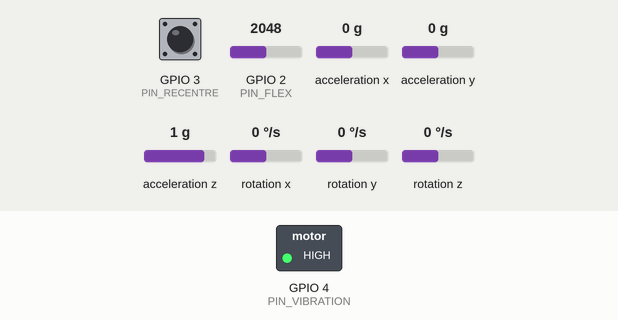
Recording of a sketch running on a simulated Seeed XIAO ESP32-C3. Shown: switched loads named in the sketch (green lamp = pin HIGH). Wiring (inferred from the names in the program): MPU-6050 motion sensor at I2C address 0x68. The inputs (shaded band) are chosen by the test bench; at power-on: GPIO 2 (PIN_FLEX) = 2048, rotation z 0 °/s, GPIO 3 (PIN_RECENTRE) HIGH, acceleration x 0 g, acceleration y 0 g, acceleration z 1 g, rotation x 0 °/s, rotation y 0 °/s. USB keyboard and mouse output is not drawn; what the sketch prints to the serial monitor is not drawn.

Above: at 2.08 s.
At 4.7 s:
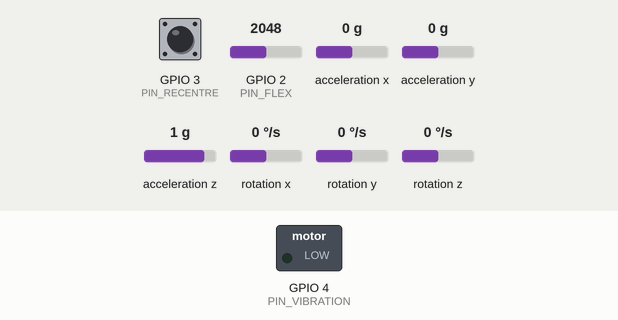
4.8 s: GPIO 2 (PIN_FLEX) set to 1073
6.3 s: GPIO 2 (PIN_FLEX) set to 932
8.2 s: rotation z set to -2 °/s
Timing chart, 0 to 10.7 s (numbered marks = the images above; inputs shaded):
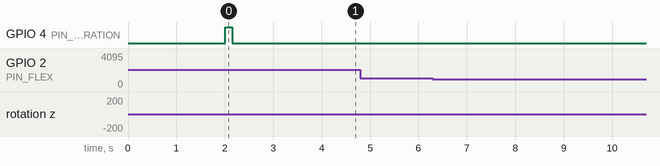

The sketch:

wrist_firmware.ino
```cpp
// Wrist web shooter firmware
//
// Board:   Seeed XIAO ESP32-C3
// Sensors: MPU-6050 (hand direction) and a flex sensor (finger bent = hold the web)
// Link:    Bluetooth Low Energy gamepad. Windows pairs it like any controller and the
//          game reads it with no extra program.
//
// What the game receives (this must match Game/Packages/com.sshs.manhattan-swing/Runtime/Game/WristDevice.cs):
//     X axis    yaw    -180..+180 degrees, sent as -32767..+32767
//     Y axis    pitch   -90..+90  degrees, sent as -32767..+32767
//     button 1  HOLD      down while the finger is bent
//     button 2  RECENTRE  down while the recentre button is pressed
//
// The game decides what "screen centre" is and how far the hand must turn to reach the
// screen edge, so this file only has to report angles. Tune feel in the game, not here.
//
// STATUS: written as a starting point. NOT compiled and NOT run on a device yet.
//
// Libraries (Arduino IDE > Library Manager):
//     ESP32-BLE-Gamepad 0.8.0 by lemmingDev (it installs NimBLE-Arduino as well)

#include <Arduino.h>
#include <Wire.h>
#include <BleGamepad.h>

// ---------------------------------------------------------------------------
// Settings: change these first
// ---------------------------------------------------------------------------

// Each device needs its own name so each laptop pairs with the right one.
const char *DEVICE_NAME = "SWING-1";

// Pins (XIAO ESP32-C3 labels). The MPU-6050 uses the board's I2C pins: SDA = D4, SCL = D5.
const int PIN_FLEX = A0;        // flex sensor voltage divider (see ../../wiring.md)
const int PIN_RECENTRE = D1;    // push button to ground; uses the internal pull-up
const int PIN_VIBRATION = D2;   // vibration motor through a transistor; -1 if not fitted

// Flex sensor: open the Serial Monitor, bend and straighten the finger, and read the
// "flex" number. Put HOLD_ABOVE a little below the bent value and RELEASE_BELOW a little
// above the straight value. Two different numbers stop the web flickering on and off.
const int FLEX_HOLD_ABOVE = 2400;
const int FLEX_RELEASE_BELOW = 2100;
// Set to true if the reading goes DOWN when the finger bends.
const bool FLEX_BENT_IS_LOWER = false;

// How the sensor sits on the hand. Assumed: flat on the back of the hand, chip's X arrow
// pointing towards the fingers, chip facing up. If the reticle moves the wrong way, flip
// InvertYaw / InvertPitch in the game instead of editing the maths here.

const unsigned long REPORT_EVERY_MS = 10;       // 100 reports a second
const unsigned long CALIBRATION_MS = 2000;      // keep the hand still this long at power-on
const float PITCH_TRUST_IN_GYRO = 0.98f;        // 0..1; lower follows the accelerometer faster
const bool PRINT_DEBUG = true;                  // angles and flex value on the Serial Monitor

// ---------------------------------------------------------------------------
// MPU-6050 (read directly over I2C, no library)
// ---------------------------------------------------------------------------

const uint8_t MPU_ADDRESS = 0x68;
const float GYRO_COUNTS_PER_DEGREE_PER_SECOND = 65.5f;   // at the +-500 deg/s range set below

struct Motion {
  float accelX, accelY, accelZ;   // in g
  float gyroX, gyroY, gyroZ;      // in degrees per second
};

float gyroOffsetX = 0, gyroOffsetY = 0, gyroOffsetZ = 0;

void writeMpuRegister(uint8_t reg, uint8_t value) {
  Wire.beginTransmission(MPU_ADDRESS);
  Wire.write(reg);
  Wire.write(value);
  Wire.endTransmission();
}

bool readMotion(Motion &m) {
  Wire.beginTransmission(MPU_ADDRESS);
  Wire.write(0x3B);                         // first data register (ACCEL_XOUT_H)
  if (Wire.endTransmission(false) != 0) return false;
  if (Wire.requestFrom((int)MPU_ADDRESS, 14) != 14) return false;

  int16_t raw[7];                           // accel x y z, temperature, gyro x y z
  for (int i = 0; i < 7; i++) {
    uint8_t high = Wire.read();
    uint8_t low = Wire.read();
    raw[i] = (int16_t)((high << 8) | low);
  }
  m.accelX = raw[0] / 16384.0f;
  m.accelY = raw[1] / 16384.0f;
  m.accelZ = raw[2] / 16384.0f;
  m.gyroX = raw[4] / GYRO_COUNTS_PER_DEGREE_PER_SECOND - gyroOffsetX;
  m.gyroY = raw[5] / GYRO_COUNTS_PER_DEGREE_PER_SECOND - gyroOffsetY;
  m.gyroZ = raw[6] / GYRO_COUNTS_PER_DEGREE_PER_SECOND - gyroOffsetZ;
  return true;
}

void setupMpu() {
  writeMpuRegister(0x6B, 0x00);   // wake up
  writeMpuRegister(0x1B, 0x08);   // gyro range +-500 degrees per second
  writeMpuRegister(0x1C, 0x00);   // accelerometer range +-2 g
  writeMpuRegister(0x1A, 0x03);   // built-in low-pass filter, about 44 Hz
}

// A resting gyro does not read exactly zero. Average it while the hand is still and
// subtract that from every later reading; otherwise yaw drifts quickly.
void calibrateGyro() {
  float sumX = 0, sumY = 0, sumZ = 0;
  int count = 0;
  unsigned long start = millis();
  while (millis() - start < CALIBRATION_MS) {
    Motion m;
    if (readMotion(m)) {
      sumX += m.gyroX; sumY += m.gyroY; sumZ += m.gyroZ;
      count++;
    }
    delay(5);
  }
  if (count > 0) {
    gyroOffsetX = sumX / count;
    gyroOffsetY = sumY / count;
    gyroOffsetZ = sumZ / count;
  }
}

// ---------------------------------------------------------------------------
// Hand direction
// ---------------------------------------------------------------------------

float yawDegrees = 0;     // left/right. Only the gyro measures this, so it drifts slowly.
float pitchDegrees = 0;   // up/down. Gravity corrects this, so it does not drift.

// REPLACE THIS FUNCTION to try a different way of working out the hand direction
// (for example the method from the Arduino prototype, or a BNO085 sensor).
void updateOrientation(const Motion &m, float seconds) {
  yawDegrees += m.gyroZ * seconds;
  if (yawDegrees > 180) yawDegrees -= 360;
  if (yawDegrees < -180) yawDegrees += 360;

  float pitchFromGravity = atan2f(-m.accelX, sqrtf(m.accelY * m.accelY + m.accelZ * m.accelZ)) * 180.0f / PI;
  float pitchFromGyro = pitchDegrees + m.gyroY * seconds;
  pitchDegrees = PITCH_TRUST_IN_GYRO * pitchFromGyro + (1 - PITCH_TRUST_IN_GYRO) * pitchFromGravity;
}

// ---------------------------------------------------------------------------
// Finger and button
// ---------------------------------------------------------------------------

bool holding = false;

bool readHold(int flex) {
  if (FLEX_BENT_IS_LOWER) flex = 4095 - flex;
  if (!holding && flex > FLEX_HOLD_ABOVE) holding = true;
  else if (holding && flex < FLEX_RELEASE_BELOW) holding = false;
  return holding;
}

unsigned long vibrateUntil = 0;

void vibrate(unsigned long milliseconds) {
  if (PIN_VIBRATION < 0) return;
  digitalWrite(PIN_VIBRATION, HIGH);
  vibrateUntil = millis() + milliseconds;
}

// ---------------------------------------------------------------------------
// Bluetooth gamepad
// ---------------------------------------------------------------------------

BleGamepad gamepad(DEVICE_NAME, "SSHS AI Club", 100);

int16_t toAxis(float degrees, float degreesAtFullScale) {
  float value = constrain(degrees / degreesAtFullScale, -1.0f, 1.0f);
  return (int16_t)(value * 32767);
}

void setupGamepad() {
  BleGamepadConfiguration config;
  config.setControllerType(CONTROLLER_TYPE_GAMEPAD);
  config.setAutoReport(false);            // we send one report with everything in it
  config.setButtonCount(2);
  config.setHatSwitchCount(0);
  config.setWhichAxes(true, true, false, false, false, false, false, false);   // X and Y only
  config.setAxesMin(-32767);
  config.setAxesMax(32767);
  gamepad.begin(&config);
}

// ---------------------------------------------------------------------------

unsigned long lastReport = 0;
unsigned long lastMicros = 0;

void setup() {
  Serial.begin(115200);
  pinMode(PIN_RECENTRE, INPUT_PULLUP);
  if (PIN_VIBRATION >= 0) pinMode(PIN_VIBRATION, OUTPUT);

  Wire.begin();
  setupMpu();
  Serial.println("Keep the hand still: calibrating the gyro");
  calibrateGyro();
  vibrate(150);                            // a short buzz: ready
  setupGamepad();
  lastMicros = micros();
}

void loop() {
  // 1. Hand direction, as often as possible so fast movements are not missed.
  Motion m;
  unsigned long now = micros();
  float seconds = (now - lastMicros) / 1000000.0f;
  lastMicros = now;
  if (readMotion(m)) updateOrientation(m, seconds);

  if (vibrateUntil != 0 && millis() > vibrateUntil) {
    digitalWrite(PIN_VIBRATION, LOW);
    vibrateUntil = 0;
  }

  // 2. A report to the game 100 times a second.
  if (millis() - lastReport < REPORT_EVERY_MS) return;
  lastReport = millis();

  int flex = analogRead(PIN_FLEX);
  bool wasHolding = holding;
  bool hold = readHold(flex);
  bool recentre = digitalRead(PIN_RECENTRE) == LOW;
  if (hold && !wasHolding) vibrate(40);   // a tick when the web fires

  if (gamepad.isConnected()) {
    gamepad.setX(toAxis(yawDegrees, 180));
    gamepad.setY(toAxis(pitchDegrees, 90));
    if (hold) gamepad.press(BUTTON_1); else gamepad.release(BUTTON_1);
    if (recentre) gamepad.press(BUTTON_2); else gamepad.release(BUTTON_2);
    gamepad.sendReport();
  }

  if (PRINT_DEBUG) {
    Serial.printf("yaw %7.1f  pitch %6.1f  flex %4d  hold %d  recentre %d\n",
                  yawDegrees, pitchDegrees, flex, hold, recentre);
  }
}
```

Measured:
- after the input at 4.8 s, every drawn part: stays the same
- after the input at 6.3 s, every drawn part: stays the same
- after the input at 8.2 s, every drawn part: stays the same
